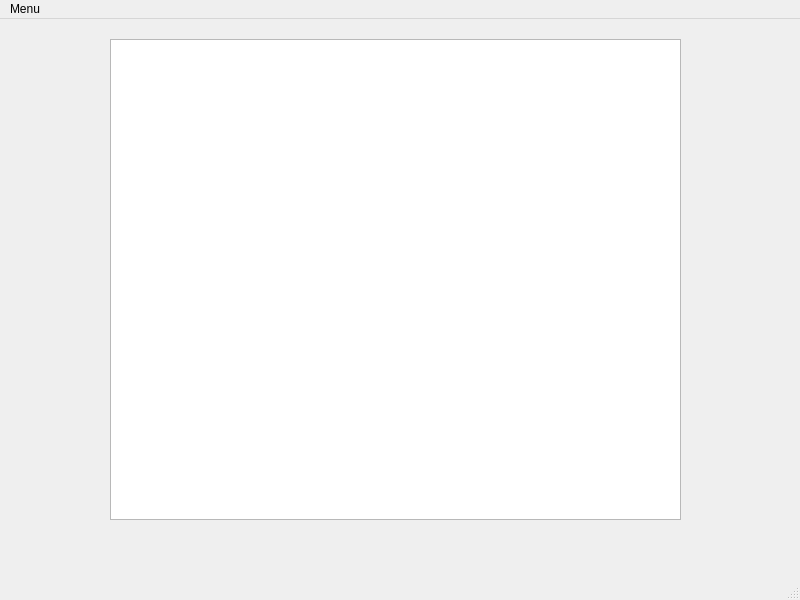
<?xml version="1.0" encoding="UTF-8"?>
<ui version="4.0">
 <class>BorneGUI</class>
 <widget class="QMainWindow" name="BorneGUI">
  <property name="geometry">
   <rect>
    <x>0</x>
    <y>0</y>
    <width>800</width>
    <height>600</height>
   </rect>
  </property>
  <property name="windowTitle">
   <string>BorneGUI</string>
  </property>
  <widget class="QWidget" name="centralwidget">
   <widget class="QTextEdit" name="affichage">
    <property name="geometry">
     <rect>
      <x>110</x>
      <y>20</y>
      <width>571</width>
      <height>481</height>
     </rect>
    </property>
   </widget>
  </widget>
  <widget class="QMenuBar" name="menubar">
   <property name="geometry">
    <rect>
     <x>0</x>
     <y>0</y>
     <width>800</width>
     <height>22</height>
    </rect>
   </property>
   <widget class="QMenu" name="menuMenu">
    <property name="title">
     <string>Menu</string>
    </property>
    <widget class="QMenu" name="menuAjouter_une_borne">
     <property name="title">
      <string>Ajouter une borne</string>
     </property>
     <addaction name="actionBorne_Fontaine"/>
     <addaction name="actionBorne_Stationnement"/>
    </widget>
    <addaction name="menuAjouter_une_borne"/>
    <addaction name="actionSupprimer_une_borne"/>
    <addaction name="actionQuitter_2"/>
   </widget>
   <addaction name="menuMenu"/>
  </widget>
  <widget class="QStatusBar" name="statusbar"/>
  <action name="actionBorne_Fontaine">
   <property name="text">
    <string>Borne Fontaine</string>
   </property>
  </action>
  <action name="actionBorne_Stationnement">
   <property name="text">
    <string>Borne Stationnement</string>
   </property>
  </action>
  <action name="actionQuitter">
   <property name="text">
    <string>Quitter</string>
   </property>
  </action>
  <action name="actionSupprimer_une_borne">
   <property name="text">
    <string>Supprimer une borne</string>
   </property>
  </action>
  <action name="actionQuitter_2">
   <property name="text">
    <string>Quitter</string>
   </property>
  </action>
 </widget>
 <resources/>
 <connections>
  <connection>
   <sender>actionQuitter_2</sender>
   <signal>triggered()</signal>
   <receiver>BorneGUI</receiver>
   <slot>close()</slot>
   <hints>
    <hint type="sourcelabel">
     <x>-1</x>
     <y>-1</y>
    </hint>
    <hint type="destinationlabel">
     <x>399</x>
     <y>299</y>
    </hint>
   </hints>
  </connection>
  <connection>
   <sender>actionBorne_Fontaine</sender>
   <signal>triggered()</signal>
   <receiver>BorneGUI</receiver>
   <slot>dialogFontaine()</slot>
   <hints>
    <hint type="sourcelabel">
     <x>-1</x>
     <y>-1</y>
    </hint>
    <hint type="destinationlabel">
     <x>399</x>
     <y>299</y>
    </hint>
   </hints>
  </connection>
  <connection>
   <sender>actionBorne_Stationnement</sender>
   <signal>triggered()</signal>
   <receiver>BorneGUI</receiver>
   <slot>dialogStationnement()</slot>
   <hints>
    <hint type="sourcelabel">
     <x>-1</x>
     <y>-1</y>
    </hint>
    <hint type="destinationlabel">
     <x>399</x>
     <y>299</y>
    </hint>
   </hints>
  </connection>
  <connection>
   <sender>actionSupprimer_une_borne</sender>
   <signal>triggered()</signal>
   <receiver>BorneGUI</receiver>
   <slot>dialogSupprimerBorne()</slot>
   <hints>
    <hint type="sourcelabel">
     <x>-1</x>
     <y>-1</y>
    </hint>
    <hint type="destinationlabel">
     <x>399</x>
     <y>299</y>
    </hint>
   </hints>
  </connection>
 </connections>
 <slots>
  <slot>dialogStationnement()</slot>
  <slot>dialogFontaine()</slot>
  <slot>dialogSupprimerBorne()</slot>
 </slots>
</ui>
